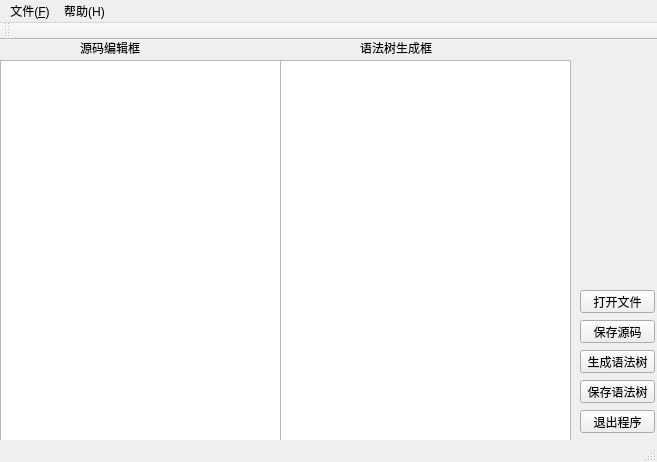
<?xml version="1.0" encoding="UTF-8"?>
<ui version="4.0">
 <class>MainWindow</class>
 <widget class="QMainWindow" name="MainWindow">
  <property name="geometry">
   <rect>
    <x>0</x>
    <y>0</y>
    <width>657</width>
    <height>462</height>
   </rect>
  </property>
  <property name="windowTitle">
   <string>MainWindow</string>
  </property>
  <widget class="QWidget" name="centralWidget">
   <widget class="QTextEdit" name="textEdit">
    <property name="geometry">
     <rect>
      <x>0</x>
      <y>20</y>
      <width>281</width>
      <height>381</height>
     </rect>
    </property>
   </widget>
   <widget class="QTextEdit" name="textEdit_2">
    <property name="geometry">
     <rect>
      <x>280</x>
      <y>20</y>
      <width>291</width>
      <height>381</height>
     </rect>
    </property>
   </widget>
   <widget class="QLabel" name="label">
    <property name="geometry">
     <rect>
      <x>80</x>
      <y>0</y>
      <width>81</width>
      <height>16</height>
     </rect>
    </property>
    <property name="text">
     <string>源码编辑框</string>
    </property>
   </widget>
   <widget class="QLabel" name="label_2">
    <property name="geometry">
     <rect>
      <x>360</x>
      <y>0</y>
      <width>81</width>
      <height>16</height>
     </rect>
    </property>
    <property name="text">
     <string>语法树生成框</string>
    </property>
   </widget>
   <widget class="QPushButton" name="pushButton">
    <property name="geometry">
     <rect>
      <x>580</x>
      <y>250</y>
      <width>75</width>
      <height>23</height>
     </rect>
    </property>
    <property name="text">
     <string>打开文件</string>
    </property>
   </widget>
   <widget class="QPushButton" name="pushButton_2">
    <property name="geometry">
     <rect>
      <x>580</x>
      <y>370</y>
      <width>75</width>
      <height>23</height>
     </rect>
    </property>
    <property name="text">
     <string>退出程序</string>
    </property>
   </widget>
   <widget class="QPushButton" name="pushButton_3">
    <property name="geometry">
     <rect>
      <x>580</x>
      <y>280</y>
      <width>75</width>
      <height>23</height>
     </rect>
    </property>
    <property name="text">
     <string>保存源码</string>
    </property>
   </widget>
   <widget class="QPushButton" name="pushButton_4">
    <property name="geometry">
     <rect>
      <x>580</x>
      <y>310</y>
      <width>75</width>
      <height>23</height>
     </rect>
    </property>
    <property name="text">
     <string>生成语法树</string>
    </property>
   </widget>
   <widget class="QPushButton" name="pushButton_5">
    <property name="geometry">
     <rect>
      <x>580</x>
      <y>340</y>
      <width>75</width>
      <height>23</height>
     </rect>
    </property>
    <property name="text">
     <string>保存语法树</string>
    </property>
   </widget>
  </widget>
  <widget class="QMenuBar" name="menuBar">
   <property name="geometry">
    <rect>
     <x>0</x>
     <y>0</y>
     <width>657</width>
     <height>23</height>
    </rect>
   </property>
   <widget class="QMenu" name="menu_F">
    <property name="title">
     <string>文件(&amp;F)</string>
    </property>
    <addaction name="action_O"/>
    <addaction name="separator"/>
    <addaction name="action_S"/>
    <addaction name="action_T"/>
    <addaction name="separator"/>
    <addaction name="action"/>
   </widget>
   <widget class="QMenu" name="menu">
    <property name="title">
     <string>帮助(H)</string>
    </property>
    <addaction name="actionVersion"/>
    <addaction name="action_I"/>
   </widget>
   <addaction name="menu_F"/>
   <addaction name="menu"/>
  </widget>
  <widget class="QToolBar" name="mainToolBar">
   <attribute name="toolBarArea">
    <enum>TopToolBarArea</enum>
   </attribute>
   <attribute name="toolBarBreak">
    <bool>false</bool>
   </attribute>
  </widget>
  <widget class="QStatusBar" name="statusBar"/>
  <action name="action_O">
   <property name="text">
    <string>打开(&amp;O)</string>
   </property>
   <property name="shortcut">
    <string>Ctrl+O</string>
   </property>
  </action>
  <action name="actionVersion">
   <property name="text">
    <string>版本(&amp;V)</string>
   </property>
   <property name="shortcut">
    <string>Alt+V</string>
   </property>
  </action>
  <action name="action">
   <property name="text">
    <string>关闭(&amp;Q)</string>
   </property>
   <property name="shortcut">
    <string>Ctrl+Q</string>
   </property>
  </action>
  <action name="action_I">
   <property name="text">
    <string>开发者信息(&amp;I)</string>
   </property>
   <property name="shortcut">
    <string>Alt+I</string>
   </property>
  </action>
  <action name="action_S">
   <property name="text">
    <string>保存源码(&amp;S)</string>
   </property>
   <property name="shortcut">
    <string>Ctrl+S</string>
   </property>
  </action>
  <action name="action_T">
   <property name="text">
    <string>保存语法树(&amp;T)</string>
   </property>
   <property name="shortcut">
    <string>Ctrl+Alt+S</string>
   </property>
  </action>
 </widget>
 <layoutdefault spacing="6" margin="11"/>
 <resources/>
 <connections/>
</ui>
